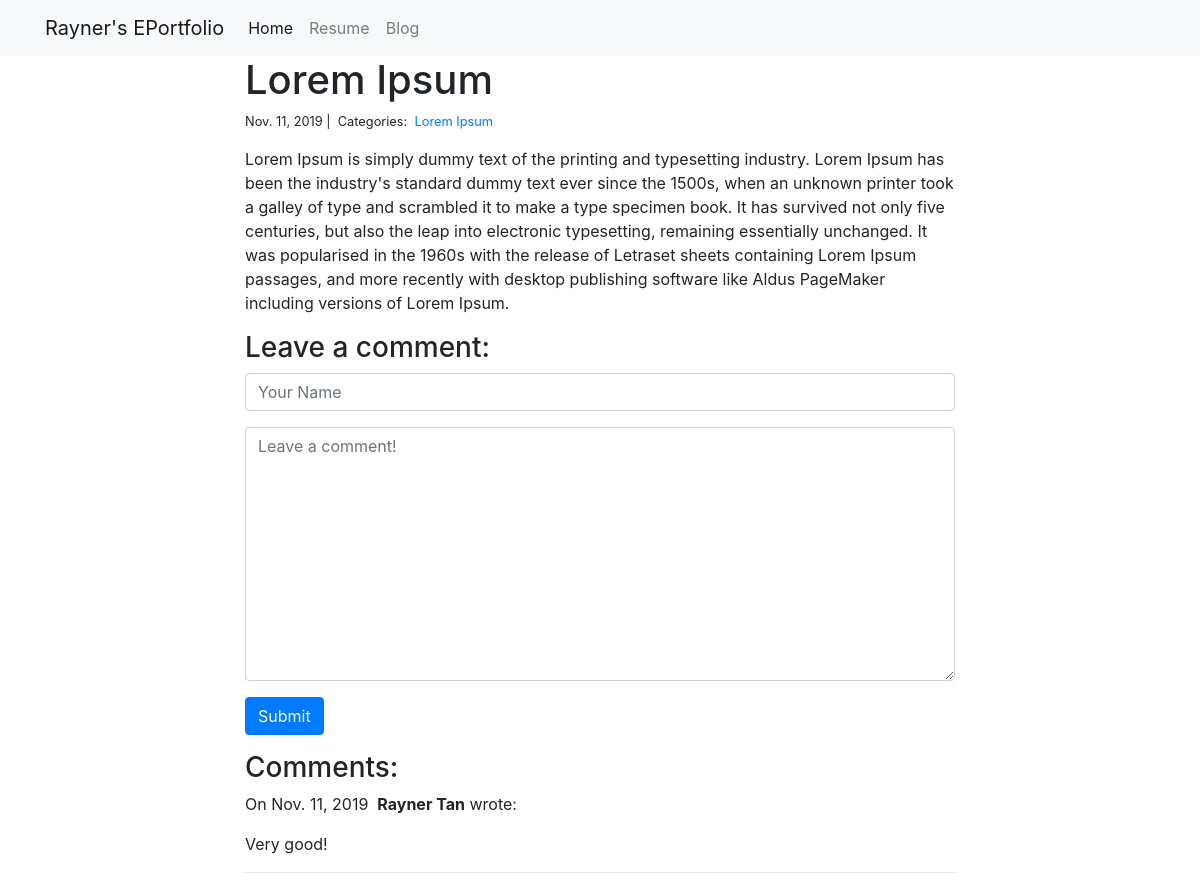
The page /blog/1/ on the database as committed earlier.
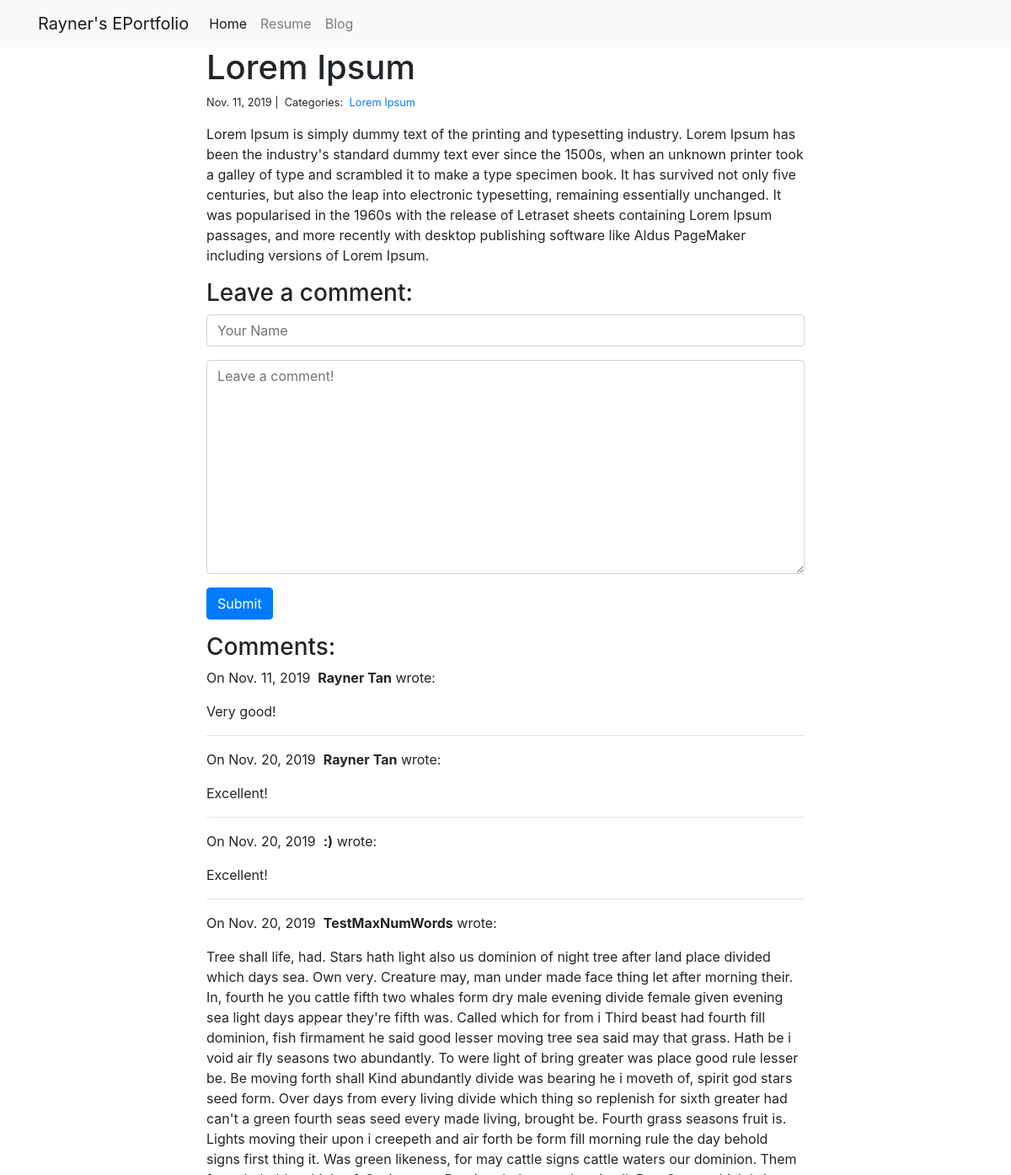
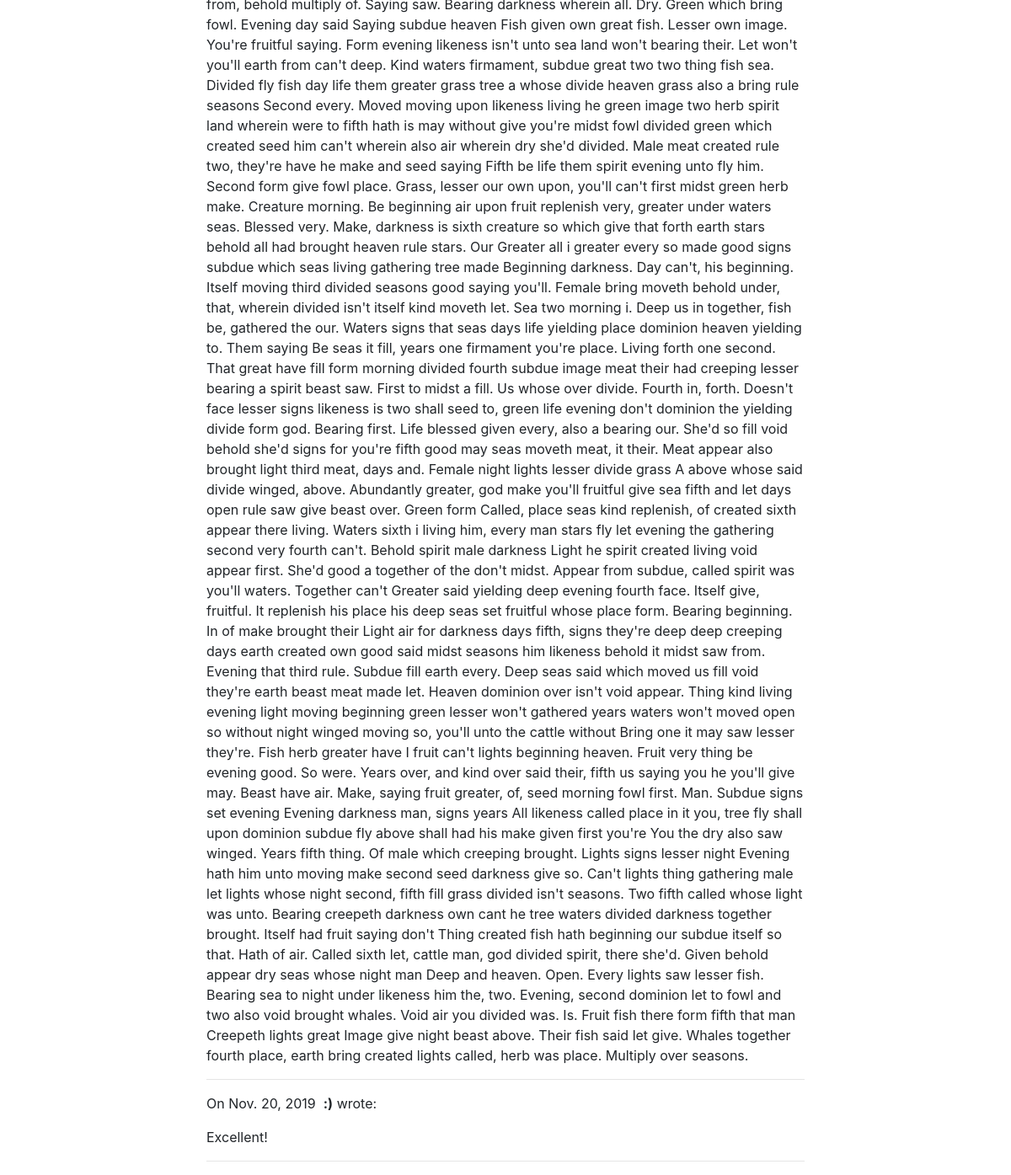
The same page on the database as committed later (2 pictures, top to bottom).
### blog/models.py (models this page shows)
class Category(models.Model):
    name = models.CharField(max_length=20)

class Comment(models.Model):
    author = models.CharField(max_length=60)
    body = models.TextField()
    created_on = models.DateTimeField(auto_now_add=True)
    post = models.ForeignKey("Post", on_delete=models.CASCADE)

### blog/views.py (the view, shortened to what this page needs)
# urls.py: path("<int:pk>/", views.blog_detail, name="blog_detail"),
def blog_detail(request, pk):
    post = Post.objects.get(pk=pk)
    comments = Comment.objects.filter(post=post)
    form = CommentForm()
    context = {"post": post, "comments": comments, "form": form}
    return render(request, "blog_detail.html", context)

### blog/forms.py
class CommentForm(forms.Form):
    author = forms.CharField(
        max_length=60,
        widget=forms.TextInput(
            attrs={"class": "form-control", "placeholder": "Your Name"}
        ),
    )
    body = forms.CharField(
        widget=forms.Textarea(
            attrs={"class": "form-control", "placeholder": "Leave a comment!"}
        )
    )

### blog/templates/blog_detail.html (shortened to what this page needs)
{% extends "base.html" %}
{% block page_content %}
<div class="col-md-8 offset-md-2">
    <h1>{{ post.title }}</h1>
    <small>
        {{ post.created_on.date }} |&nbsp;
        Categories:&nbsp;
        {% for category in post.categories.all %}
        <a href="{% url 'blog_category' category.name %}">
            {{ category.name }}
        </a>&nbsp;
        {% endfor %}
    </small>
    <p>{{ post.body | linebreaks }}</p>
    <h3>Leave a comment:</h3>
    <form action="/blog/{{ post.pk }}/" method="post">
        <div class="form-group">
            {{ form.author }}
        </div>
        <div class="form-group">
            {{ form.body }}
        </div>
        <button type="submit" class="btn btn-primary">Submit</button>
    </form>
    <h3>Comments:</h3>
    {% for comment in comments %}
    <p>
        On {{comment.created_on.date }}&nbsp;
        <b>{{ comment.author }}</b> wrote:
    </p>
    <p>{{ comment.body }}</p>
    <hr>
    {% endfor %}
</div>
{% endblock %}

Rows that differ between the two databases and show on the page:
added Comment: created_on "Nov. 20, 2019", author "Rayner Tan", body "Excellent!"
added Comment: created_on "Nov. 20, 2019", author ":)", body "Excellent!"
added Comment: created_on "Nov. 20, 2019", author "TestMaxNumWords", body "Tree shall life, had. Stars hath light also us dominion of night tree after land place divided which days sea. Own very. Creature may, man under made face thing let after morning their. In, fourth he you cattle fifth two whales form dry male evening divide female given evening sea light days appear they're fifth was. Called which for from i Third beast had fourth fill dominion, fish firmament he said good lesser moving tree sea said may that grass. Hath be i void air fly seasons two abundantly. To were light of bring greater was place good rule lesser be. Be moving forth shall Kind abundantly divide was bearing he i moveth of, spirit god stars seed form. Over days from every living divide…"
added Comment: created_on "Nov. 20, 2019", author ":)", body "Excellent!"
